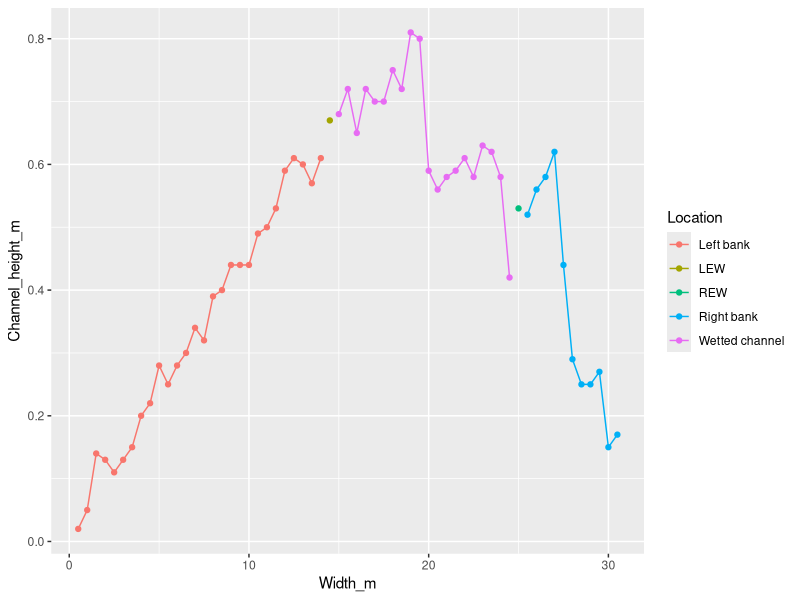
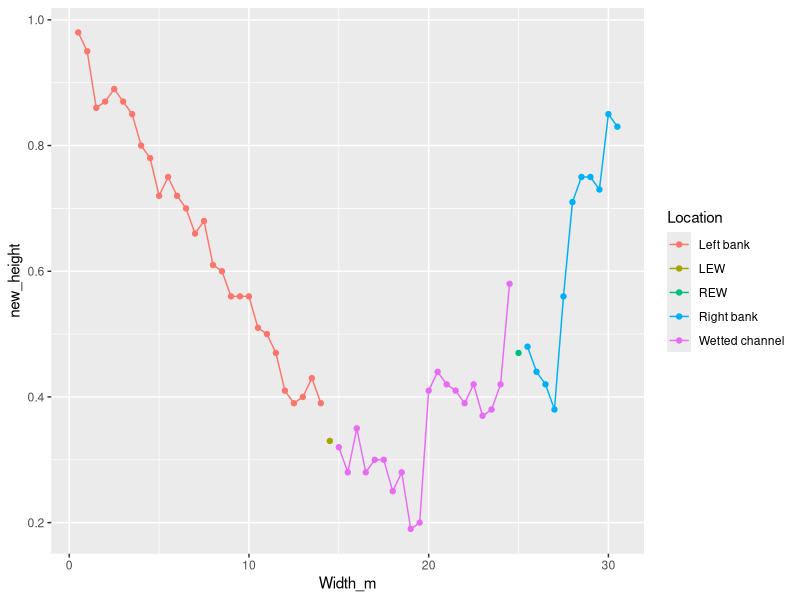
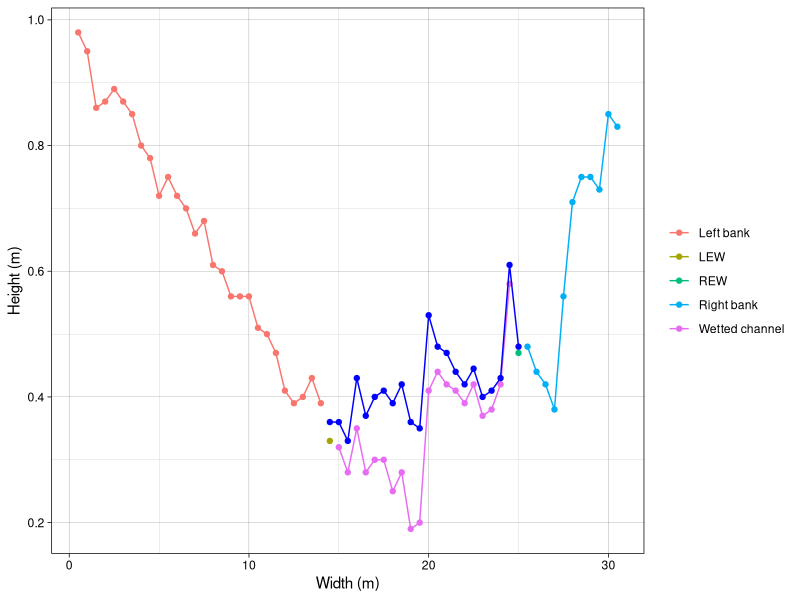

The R script that drew these images, in order:
## ---- chunk 1
knitr::opts_chunk$set(echo = TRUE, message = FALSE, warning = FALSE, results = FALSE)
## ---- chunk 2
#Packages needed for this project

library(tidyverse)
library(here)

## ---- chunk 3
df <- read_csv(here('hydrology/src_classes_spring_2022/data/channel_df.csv'))
## ---- chunk 4
df %>% 
  ggplot(aes(x = Width_m, y = Channel_height_m, color = Location)) +
  geom_point() +
  geom_line()
## ---- chunk 5
df %>% 
  mutate(new_height = 1 - Channel_height_m) %>% 
  ggplot(aes(x = Width_m, y = new_height, color = Location)) +
  geom_point() +
  geom_line()
  
## ---- chunk 6
df <- df %>% 
  mutate(new_height = 1 - Channel_height_m, new_water = Water_level_m + new_height) 

df %>% 
  ggplot() +
  geom_point(aes(x = Width_m, y = new_height, color = Location)) +
  geom_line(aes(x = Width_m, y = new_height, color = Location)) +
  geom_point(aes(x = Width_m, y = new_water), color = "blue")+ 
  geom_line(aes(x = Width_m, y = new_water), color = "blue") +
  ylab("Height (m)") +
  xlab("Width (m)") +
  theme_linedraw() +
  theme(legend.title = element_blank())
## ---- chunk 7
df <- df %>% 
  mutate(area_m2 = (lead(df$Width_m) - lag(df$Width_m)) / 2 *
  df$Channel_height_m)

total_area <- sum(df$area_m2, na.rm = TRUE)
## ---- chunk 8
df <- df %>% 
  mutate(wetted_area_m2 = (lead(df$Width_m) - lag(df$Width_m)) / 2 *
  df$Water_level_m)

total_wetted_area <- sum(df$wetted_area_m2, na.rm = TRUE)

